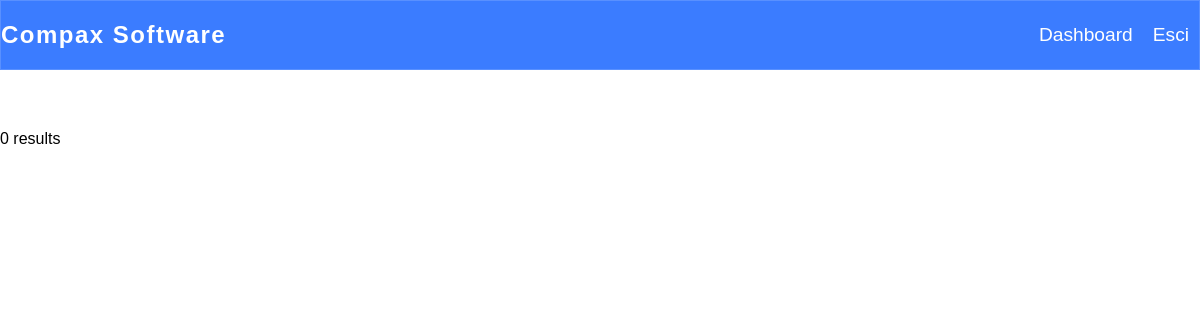
Before: /admin/index/messaggi/messaggi.php with the older database file.
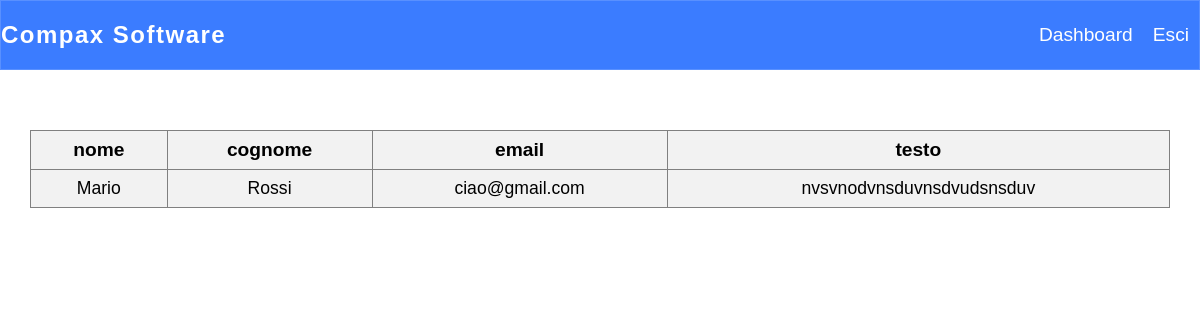
After: the same page with the newer database file.
### tables this page shows
CREATE TABLE `messaggi` (
  `nome` varchar(255) NOT NULL,
  `cognome` varchar(255) NOT NULL,
  `email` varchar(255) NOT NULL,
  `testo` varchar(255) NOT NULL
);

### admin/index/messaggi/messaggi.php (the view, shortened to what this page needs)
<!DOCTYPE html>
<html lang="en">
<head>
    <link rel="stylesheet" href="messaggi.css">
</head>
<body>
    <nav>
        <div class="contenitore">
            <h4>Compax Software</h4>
            <div class="opzioni">
                <ul>
                    <li><a href="../admin.php">Dashboard</a></li>
                    <li><a href="../adminLogin/login-out/logout.php">Esci</a></li>
                </ul>
            </div>
        </div>
    </nav>
    <?php
    include_once '../../../php/config.php';
    $sql = "SELECT nome, cognome, email, testo FROM messaggi";
    $result = $conn->query($sql);
    if ($result->num_rows > 0) {
        echo "<table><tr><th>nome</th><th>cognome</th><th>email</th><th>testo</th></tr>";
        while($row = $result->fetch_assoc()) {
            echo "<tr><td>" . $row["nome"]. "</td><td>" . $row["cognome"]. "</td><td>" . $row["email"]. "</td><td>" . $row["testo"]. "</td></tr>";
        }
        echo "</table>";
    } else {
        echo "0 results";
    }
    ?>
</body>
</html>

Changed rows visible on the page:
added messaggi: nome "Mario", cognome "Rossi", email "ciao@gmail.com", testo "nvsvnodvnsduvnsdvudsnsduv"
Other visible differences:
text no longer shown: "0 results"
text now shown: "nome cognome email testo"
